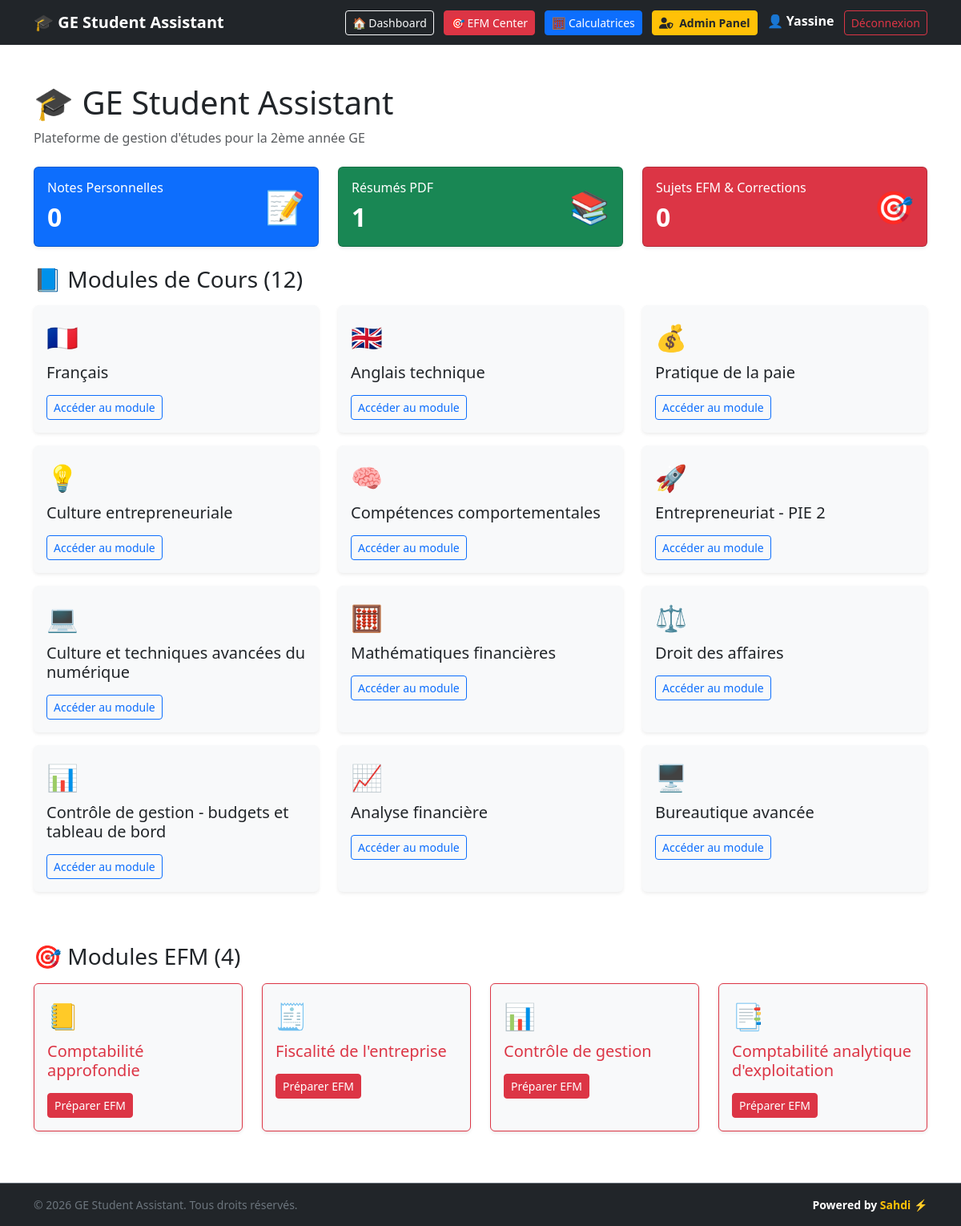
The page / (signed in) on the database its author committed.
### tables this page shows
CREATE TABLE users (
            id INTEGER PRIMARY KEY AUTOINCREMENT,
            username TEXT UNIQUE NOT NULL,
            email TEXT UNIQUE NOT NULL,
            password TEXT NOT NULL,
            is_active INTEGER DEFAULT 1,
            created_at TIMESTAMP DEFAULT CURRENT_TIMESTAMP
        , role TEXT DEFAULT 'student', status TEXT DEFAULT 'Actif');

CREATE TABLE modules (
            id INTEGER PRIMARY KEY AUTOINCREMENT,
            name TEXT NOT NULL,
            type TEXT NOT NULL,
            icon TEXT
        );

### app.py (the view)
@app.route("/")
def index():
    if not g.user:
        return redirect("/login")
    conn = get_db()
    courses = conn.execute(
        "SELECT * FROM modules WHERE type = 'Cours'"
    ).fetchall()
    efms = conn.execute(
        "SELECT * FROM modules WHERE type = 'EFM'"
    ).fetchall()
    total_notes = conn.execute(
        "SELECT COUNT(*) FROM notes WHERE user_id = ?", (g.user["id"],)
    ).fetchone()[0]
    total_resumes = conn.execute(
        "SELECT COUNT(*) FROM resumes WHERE user_id = ?", (g.user["id"],)
    ).fetchone()[0]
    total_efm_files = conn.execute(
        "SELECT COUNT(*) FROM efm_files"
    ).fetchone()[0]
    conn.close()
    stats = {
        "notes": total_notes,
        "resumes": total_resumes,
        "efm_files": total_efm_files,
    }
    return render_template(
        "index.html", courses=courses, efms=efms, stats=stats
    )

### app.py (called while the page is built)
def get_db():
    conn = sqlite3.connect("database.db")
    conn.row_factory = sqlite3.Row
    return conn

@app.before_request
def load_logged_in_user():
    user_id = session.get("user_id")
    if user_id is None:
        g.user = None
    else:
        conn = get_db()
        g.user = conn.execute("SELECT * FROM users WHERE id = ?", (user_id,)).fetchone()
        conn.close()

### templates/index.html (shortened to what this page needs)
{% extends "base.html" %}
{% block content %}
<div class="mb-4">
    <h1>🎓 GE Student Assistant</h1>
    <p class="text-muted">Plateforme de gestion d'études pour la 2ème année GE</p>
</div>
<div class="row mb-4">
    <div class="col-md-4">
        <div class="card bg-primary text-white shadow-sm">
            <div class="card-body d-flex justify-content-between align-items-center">
                <div>
                    <h6 class="card-title mb-0">Notes Personnelles</h6>
                    <h2 class="mt-2 mb-0 fw-bold">{{ stats.notes }}</h2>
                </div>
                <div class="fs-1">📝</div>
            </div>
        </div>
    </div>
    <div class="col-md-4">
        <div class="card bg-success text-white shadow-sm">
            <div class="card-body d-flex justify-content-between align-items-center">
                <div>
                    <h6 class="card-title mb-0">Résumés PDF</h6>
                    <h2 class="mt-2 mb-0 fw-bold">{{ stats.resumes }}</h2>
                </div>
                <div class="fs-1">📚</div>
            </div>
        </div>
    </div>
    <div class="col-md-4">
        <div class="card bg-danger text-white shadow-sm">
            <div class="card-body d-flex justify-content-between align-items-center">
                <div>
                    <h6 class="card-title mb-0">Sujets EFM & Corrections</h6>
                    <h2 class="mt-2 mb-0 fw-bold">{{ stats.efm_files }}</h2>
                </div>
                <div class="fs-1">🎯</div>
            </div>
        </div>
    </div>
</div>
<h3 class="mb-3">📘 Modules de Cours (12)</h3>
<div class="row mb-5">
    {% for module in courses %}
    <div class="col-md-4 mb-3">
        <div class="card shadow-sm h-100 border-0 bg-light">
            <div class="card-body">
                <div class="fs-2">{{ module["icon"] }}</div>
                <h5 class="card-title mt-2">{{ module["name"] }}</h5>
                <a href="/module/{{ module['id'] }}" class="btn btn-outline-primary btn-sm mt-2">Accéder au module</a>
            </div>
        </div>
    </div>
    {% endfor %}
</div>
<h3 class="mb-3">🎯 Modules EFM (4)</h3>
<div class="row">
    {% for module in efms %}
    <div class="col-md-3 mb-3">
        <div class="card shadow-sm h-100 border-danger bg-light">
            <div class="card-body">
                <div class="fs-2">{{ module["icon"] }}</div>
                <h5 class="card-title text-danger mt-2">{{ module["name"] }}</h5>
                <a href="/efm/{{ module['id'] }}" class="btn btn-danger btn-sm mt-2">Préparer EFM</a>
            </div>
        </div>
    </div>
    {% endfor %}
</div>
{% endblock %}

### templates/base.html (shortened to what this page needs)
<!DOCTYPE html>
<html lang="fr">
<head>
    <link
        href="https://cdn.jsdelivr.net/npm/bootstrap@5.3.0/dist/css/bootstrap.min.css"
        rel="stylesheet">
    <link
        rel="stylesheet"
        href="https://cdnjs.cloudflare.com/ajax/libs/font-awesome/6.4.0/css/all.min.css">
</head>
<body>
<nav class="navbar navbar-expand-lg navbar-dark bg-dark">
    <div class="container">
        <a class="navbar-brand fw-bold" href="/">🎓 GE Student Assistant</a>
        <div>
            {% if g.user %}
                <a href="/" class="btn btn-outline-light btn-sm me-2">🏠 Dashboard</a>
                <a href="/efm" class="btn btn-danger btn-sm me-2">🎯 EFM Center</a>
                <a href="/calculators" class="btn btn-primary btn-sm me-2">🧮 Calculatrices</a>
                {% if g.user['role'] == 'admin' or g.user['username'] == 'Yassine' %}
                    <a href="/admin" class="btn btn-warning btn-sm fw-bold text-dark me-2">
                        <i class="fa-solid fa-user-shield me-1"></i> Admin Panel
                    </a>
                {% endif %}
                <span class="text-white me-2">👤 <strong>{{ g.user['username'] }}</strong></span>
                <a href="/logout" class="btn btn-outline-danger btn-sm">Déconnexion</a>
            {% else %}
                <a href="/login" class="btn btn-outline-light btn-sm me-2">🔐 Connexion</a>
                <a href="/register" class="btn btn-success btn-sm">📝 Inscription</a>
            {% endif %}
        </div>
    </div>
</nav>
<main class="container py-5">
    {% block content %}
    {% endblock %}
</main>
<footer class="bg-dark text-white text-center py-3 border-top border-secondary">
    <div class="container d-flex flex-column flex-md-row justify-content-between align-items-center gap-2">
        <small class="text-secondary">
            © 2026 GE Student Assistant. Tous droits réservés.
        </small>
        <small class="fw-semibold">
            Powered by <span class="text-warning fw-bold">Sahdi</span> ⚡
        </small>
    </div>
</footer>
</body>
</html>

### rows shown on the page
users: user.username "Yassine"
modules: icon "🇫🇷", name "Français"
modules: icon "🇬🇧", name "Anglais technique"
modules: icon "💰", name "Pratique de la paie"
modules: icon "💡", name "Culture entrepreneuriale"
modules: icon "🧠", name "Compétences comportementales"
modules: icon "🚀", name "Entrepreneuriat - PIE 2"
modules: icon "💻", name "Culture et techniques avancées du numérique"
modules: icon "🧮", name "Mathématiques financières"
modules: icon "⚖️", name "Droit des affaires"
modules: icon "📊", name "Contrôle de gestion - budgets et tableau de bord"
modules: icon "📈", name "Analyse financière"
modules: icon "🖥️", name "Bureautique avancée"
modules: icon "📒", name "Comptabilité approfondie"
modules: icon "🧾", name "Fiscalité de l'entreprise"
modules: icon "📊", name "Contrôle de gestion"
modules: icon "📑", name "Comptabilité analytique d'exploitation"

### other values the page prints
{{ stats.notes }} "0"
{{ stats.resumes }} "1"
{{ stats.efm_files }} "0"
